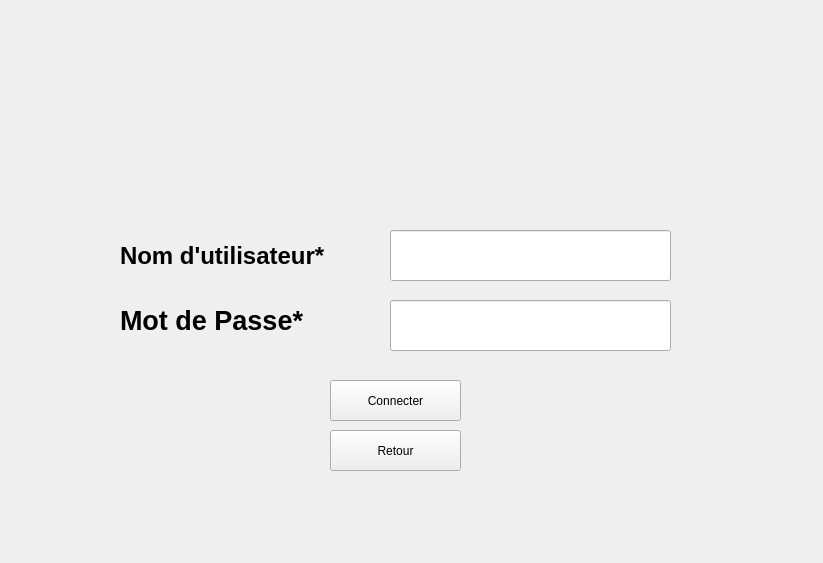
<?xml version="1.0" encoding="UTF-8"?>
<ui version="4.0">
 <class>Form</class>
 <widget class="QWidget" name="Form">
  <property name="geometry">
   <rect>
    <x>0</x>
    <y>0</y>
    <width>823</width>
    <height>563</height>
   </rect>
  </property>
  <property name="windowTitle">
   <string>Form</string>
  </property>
  <property name="styleSheet">
   <string notr="true">/*
 * The MIT License (MIT)
 *
 * Copyright (c) &lt;2013-2014&gt; &lt;Colin Duquesnoy&gt;
 * Copyright (c) &lt;2017&gt; &lt;Michell Stuttgart&gt;
 *
 * Permission is hereby granted, free of charge, to any person obtaining a copy
 * of this software and associated documentation files (the &quot;Software&quot;), to deal
 * in the Software without restriction, including without limitation the rights
 * to use, copy, modify, merge, publish, distribute, sublicense, and/or sell
 * copies of the Software, and to permit persons to whom the Software is
 * furnished to do so, subject to the following conditions:

 * The above copyright notice and this permission notice shall be included in
 * all copies or substantial portions of the Software.

 * THE SOFTWARE IS PROVIDED &quot;AS IS&quot;, WITHOUT WARRANTY OF ANY KIND, EXPRESS OR
 * IMPLIED, INCLUDING BUT NOT LIMITED TO THE WARRANTIES OF MERCHANTABILITY,
 * FITNESS FOR A PARTICULAR PURPOSE AND NONINFRINGEMENT. IN NO EVENT SHALL THE
 * AUTHORS OR COPYRIGHT HOLDERS BE LIABLE FOR ANY CLAIM, DAMAGES OR OTHER
 * LIABILITY, WHETHER IN AN ACTION OF CONTRACT, TORT OR OTHERWISE, ARISING FROM,
 * OUT OF OR IN CONNECTION WITH THE SOFTWARE OR THE USE OR OTHER DEALINGS IN
 * THE SOFTWARE.
 */
 QToolTip
 {
      border: 1px solid black;
      background-color: #D1DBCB;
      padding: 1px;
      border-radius: 3px;
      opacity: 100;
 }
 
 QWidget
 {
     color: #b1b1b1;
     background-color: #323232;
     selection-background-color:#323232;
     selection-color: black;
     background-clip: border;
     border-image: none;
     border: 0px transparent black;
     outline: 0;
 }
 
 QWidget:item:hover
 {
     background-color: #D1DBCB;
     color: black;
 }
 
 QWidget:item:selected
 {
     background-color: #D1DBCB;
     border: 0px
 }
 
 QCheckBox
 {
     spacing: 5px;
     outline: none;
     color: #eff0f1;
     margin-bottom: 2px;
 }
 
 QCheckBox:disabled
 {
     color: #76797C;
 }
 
 QCheckBox::indicator,QGroupBox::indicator
 {
     width: 18px;
     height: 18px;
 }
 
 QGroupBox::indicator
 {
     margin-left: 2px;
 }
 
 QCheckBox::indicator:unchecked
 {
     image: url(:/qss_icons/rc/checkbox_unchecked.png);
 }
 
 QCheckBox::indicator:unchecked:hover,
 QCheckBox::indicator:unchecked:focus,
 QCheckBox::indicator:unchecked:pressed,
 QGroupBox::indicator:unchecked:hover,
 QGroupBox::indicator:unchecked:focus,
 QGroupBox::indicator:unchecked:pressed
 {
   border: none;
     image: url(:/qss_icons/rc/checkbox_unchecked_focus.png);
 }
 
 QCheckBox::indicator:checked
 {
     image: url(:/qss_icons/rc/checkbox_checked.png);
 }
 
 QCheckBox::indicator:checked:hover,
 QCheckBox::indicator:checked:focus,
 QCheckBox::indicator:checked:pressed,
 QGroupBox::indicator:checked:hover,
 QGroupBox::indicator:checked:focus,
 QGroupBox::indicator:checked:pressed
 {
     border: none;
     image: url(:/qss_icons/rc/checkbox_checked_focus.png);
 }
 
 
 QCheckBox::indicator:indeterminate
 {
     image: url(:/qss_icons/rc/checkbox_indeterminate.png);
 }
 
 QCheckBox::indicator:indeterminate:focus,
 QCheckBox::indicator:indeterminate:hover,
 QCheckBox::indicator:indeterminate:pressed
 {
     image: url(:/qss_icons/rc/checkbox_indeterminate_focus.png);
 }
 
 QCheckBox::indicator:checked:disabled,
 QGroupBox::indicator:checked:disabled
 {
     image: url(:/qss_icons/rc/checkbox_checked_disabled.png);
 }
 
 QCheckBox::indicator:unchecked:disabled,
 QGroupBox::indicator:unchecked:disabled
 {
     image: url(:/qss_icons/rc/checkbox_unchecked_disabled.png);
 }
 
 QRadioButton
 {
     spacing: 5px;
     outline: none;
     color: #eff0f1;
     margin-bottom: 2px;
 }
 
 QRadioButton:disabled
 {
     color: #76797C;
 }
 QRadioButton::indicator
 {
     width: 21px;
     height: 21px;
 }
 
 QRadioButton::indicator:unchecked
 {
     image: url(:/qss_icons/rc/radio_unchecked.png);
 }
 
 
 QRadioButton::indicator:unchecked:hover,
 QRadioButton::indicator:unchecked:focus,
 QRadioButton::indicator:unchecked:pressed
 {
     border: none;
     outline: none;
     image: url(:/qss_icons/rc/radio_unchecked_focus.png);
 }
 
 QRadioButton::indicator:checked
 {
     border: none;
     outline: none;
     image: url(:/qss_icons/rc/radio_checked.png);
 }
 
 QRadioButton::indicator:checked:hover,
 QRadioButton::indicator:checked:focus,
 QRadioButton::indicator:checked:pressed
 {
     border: none;
     outline: none;
     image: url(:/qss_icons/rc/radio_checked_focus.png);
 }
 
 QRadioButton::indicator:checked:disabled
 {
     outline: none;
     image: url(:/qss_icons/rc/radio_checked_disabled.png);
 }
 
 QRadioButton::indicator:unchecked:disabled
 {
     image: url(:/qss_icons/rc/radio_unchecked_disabled.png);
 }
 
 
 QMenuBar
 {
     background-color: #323232;
     color: #D1DBCB;
 }
 
 QMenuBar::item
 {
     background-color: #323232;
     background: transparent;
     /* padding: 2px 20px 2px 20px; */
 }
 
 QMenuBar::item:selected
 {
     background: transparent;
     /* border: 1px solid #76797C; */
 }
 
 QMenuBar::item:pressed
 {
     border: 0px solid #76797C;
     background-color: #D1DBCB;
     color: #000;
     margin-bottom:-1px;
     padding-bottom:1px;
 }
 
 QMenu
 {
     background-color: #323232;
     /* border: 1px solid #76797C; */
     color: #eff0f1;
     /*margin: 2px; */
 }
 
 QMenu::icon
 {
     /*margin: 5px;*/
 }
 
 QMenu::item
 {
     padding: 2px 30px 2px 30px;
     /*margin-left: 5px;*/
     border: 1px solid transparent; /* reserve space for selection border */
 }
 
 QMenu::item:selected
 {
     color: #000000;
 }
 
 QMenu::separator {
     height: 2px;
     background: #D1DBCB;
     margin-left: 10px;
     margin-right: 5px;
 }
 
 QMenu::indicator {
     width: 18px;
     height: 18px;
 }
 
 /* non-exclusive indicator = check box style indicator
    (see QActionGroup::setExclusive) */
 QMenu::indicator:non-exclusive:unchecked {
     image: url(:/qss_icons/rc/checkbox_unchecked.png);
 }
 
 QMenu::indicator:non-exclusive:unchecked:selected {
     image: url(:/qss_icons/rc/checkbox_unchecked_disabled.png);
 }
 
 QMenu::indicator:non-exclusive:checked {
     image: url(:/qss_icons/rc/checkbox_checked.png);
 }
 
 QMenu::indicator:non-exclusive:checked:selected {
     image: url(:/qss_icons/rc/checkbox_checked_disabled.png);
 }
 
 /* exclusive indicator = radio button style indicator (see QActionGroup::setExclusive) */
 QMenu::indicator:exclusive:unchecked {
     image: url(:/qss_icons/rc/radio_unchecked.png);
 }
 
 QMenu::indicator:exclusive:unchecked:selected {
     image: url(:/qss_icons/rc/radio_unchecked_disabled.png);
 }
 
 QMenu::indicator:exclusive:checked {
     image: url(:/qss_icons/rc/radio_checked.png);
 }
 
 QMenu::indicator:exclusive:checked:selected {
     image: url(:/qss_icons/rc/radio_checked_disabled.png);
 }
 
 QMenu::right-arrow {
     margin: 5px;
     image: url(:/qss_icons/rc/right_arrow.png)
 }
 
 
 QWidget:disabled
 {
     color: #454545;
     background-color: #323232;
 }
 
 QAbstractItemView
 {
     alternate-background-color: #323232;
     color: #eff0f1;
     border: 1px solid 3A3939;
     border-radius: 2px;
 }
 
 QWidget:focus, QMenuBar:focus,QToolBar:focus,QScrollAreaViewer:focus
 {
     /* border: 2px solid #D1DBCB; */
 }
 
 QTabWidget:focus, QCheckBox:focus, QRadioButton:focus, QSlider:focus
 {
     border: none;
 }
 
 QLineEdit
 {
     background-color: #1e1e1e;
     selection-background-color: #D1DBCB;
     selection-color: black;
     padding: 5px;
     border-style: solid;
     border: 1px solid #76797C;
     border-radius: 2px;
     color: #eff0f1;
 }
 
 QGroupBox {
     border:1px solid #76797C;
     border-radius: 2px;
     margin-top: 20px;
 }
 
 QGroupBox::title {
     subcontrol-origin: margin;
     subcontrol-position: top center;
     padding-left: 10px;
     padding-right: 10px;
     padding-top: 10px;
 }
 
 QAbstractScrollArea
 {
     border-radius: 0px;
     border: 0px solid #76797C;
     background-color: transparent;
 }
 
 QScrollBar:horizontal
 {
     height: 15px;
     margin: 3px 15px 3px 15px;
     border: 1px transparent #2A2929;
     border-radius: 4px;
     background-color: #2A2929;
 }
 
 QScrollBar::handle:horizontal
 {
     background-color: #605F5F;
     min-width: 5px;
     border-radius: 4px;
 }
 
 QScrollBar::add-line:horizontal
 {
     margin: 0px 3px 0px 3px;
     border-image: url(:/qss_icons/rc/right_arrow_disabled.png);
     width: 10px;
     height: 10px;
     subcontrol-position: right;
     subcontrol-origin: margin;
 }
 
 QScrollBar::sub-line:horizontal
 {
     margin: 0px 3px 0px 3px;
     border-image: url(:/qss_icons/rc/left_arrow_disabled.png);
     height: 10px;
     width: 10px;
     subcontrol-position: left;
     subcontrol-origin: margin;
 }
 
 QScrollBar::add-line:horizontal:hover,QScrollBar::add-line:horizontal:on
 {
     border-image: url(:/qss_icons/rc/right_arrow.png);
     height: 10px;
     width: 10px;
     subcontrol-position: right;
     subcontrol-origin: margin;
 }
 
 
 QScrollBar::sub-line:horizontal:hover, QScrollBar::sub-line:horizontal:on
 {
     border-image: url(:/qss_icons/rc/left_arrow.png);
     height: 10px;
     width: 10px;
     subcontrol-position: left;
     subcontrol-origin: margin;
 }
 
 QScrollBar::up-arrow:horizontal, QScrollBar::down-arrow:horizontal
 {
     background: none;
 }
 
 
 QScrollBar::add-page:horizontal, QScrollBar::sub-page:horizontal
 {
     background: none;
 }
 
 QScrollBar:vertical
 {
     background-color: #2A2929;
     width: 15px;
     margin: 15px 3px 15px 3px;
     border: 1px transparent #2A2929;
     border-radius: 4px;
 }
 
 QScrollBar::handle:vertical
 {
     background-color: #605F5F;
     min-height: 5px;
     border-radius: 4px;
 }
 
 QScrollBar::sub-line:vertical
 {
     margin: 3px 0px 3px 0px;
     border-image: url(:/qss_icons/rc/up_arrow_disabled.png);
     height: 10px;
     width: 10px;
     subcontrol-position: top;
     subcontrol-origin: margin;
 }
 
 QScrollBar::add-line:vertical
 {
     margin: 3px 0px 3px 0px;
     border-image: url(:/qss_icons/rc/down_arrow_disabled.png);
     height: 10px;
     width: 10px;
     subcontrol-position: bottom;
     subcontrol-origin: margin;
 }
 
 QScrollBar::sub-line:vertical:hover,QScrollBar::sub-line:vertical:on
 {
 
     border-image: url(:/qss_icons/rc/up_arrow.png);
     height: 10px;
     width: 10px;
     subcontrol-position: top;
     subcontrol-origin: margin;
 }
 
 
 QScrollBar::add-line:vertical:hover, QScrollBar::add-line:vertical:on
 {
     border-image: url(:/qss_icons/rc/down_arrow.png);
     height: 10px;
     width: 10px;
     subcontrol-position: bottom;
     subcontrol-origin: margin;
 }
 
 QScrollBar::up-arrow:vertical, QScrollBar::down-arrow:vertical
 {
     background: none;
 }
 
 
 QScrollBar::add-page:vertical, QScrollBar::sub-page:vertical
 {
     background: none;
 }
 
 QTextEdit
 {
     background-color: #1e1e1e;
     color: #eff0f1;
     border: 1px solid #76797C;
 }
 
 QPlainTextEdit
 {
     background-color: #1e1e1e;;
     color: #eff0f1;
     border-radius: 2px;
     border: 1px solid #76797C;
 }
 
 QHeaderView::section
 {
     background-color: #76797C;
     color: #eff0f1;
     padding: 5px;
     border: 1px solid #76797C;
 }
 
 QSizeGrip {
     image: url(:/qss_icons/rc/sizegrip.png);
     width: 12px;
     height: 12px;
 }
 
 
 QMainWindow::separator
 {
     background-color: #323232;
     color: white;
     padding-left: 4px;
     spacing: 2px;
     border: 1px dashed #76797C;
 }
 
 QMainWindow::separator:hover
 {
 
     background-color: #787876;
     color: white;
     padding-left: 4px;
     border: 1px solid #76797C;
     spacing: 2px;
 }
 
 
 QMenu::separator
 {
     height: 1px;
     background-color: #76797C;
     color: white;
     padding-left: 4px;
     margin-left: 10px;
     margin-right: 5px;
 }
 
 QFrame
 {
     border-radius: 0px;
     /*border: 1px solid #76797C;*/
 }
 
 
 QFrame[frameShape=&quot;0&quot;]
 {
     border-radius: 0px;
     border: 0px transparent #76797C;
 }
 
 QStackedWidget
 {
     border: 1px transparent black;
 }
 
 QToolBar {
     border: 0px transparent #393838;
     background: 0px solid #323232;
     font-weight: bold;
 }
 
 QToolBar::handle:horizontal {
     image: url(:/qss_icons/rc/Hmovetoolbar.png);
 }
 QToolBar::handle:vertical {
     image: url(:/qss_icons/rc/Vmovetoolbar.png);
 }
 QToolBar::separator:horizontal {
     image: url(:/qss_icons/rc/Hsepartoolbar.png);
 }
 QToolBar::separator:vertical {
     image: url(:/qss_icons/rc/Vsepartoolbar.png);
 }
 QToolButton#qt_toolbar_ext_button {
     background: #58595a
 }
 
 QPushButton
 {
     
     color: #eff0f1;
     background-color: #323232;
     border-width: 1px;
     border-color: #76797C;
     border-style: solid;
     padding: 5px;
     border-radius: 0px;
     outline: none;
 }
 
 QPushButton:disabled
 {
     
     background-color: rgb(117, 0, 176);
     border-width: 1px;
     border-color: #454545;
     border-style: solid;
     padding-top: 5px;
     padding-bottom: 5px;
     padding-left: 10px;
     padding-right: 10px;
     border-radius: 2px;
     color: #454545;
 }
 
 QPushButton:focus {
     background-color: #D1DBCB;
     color: black;
 }
 
 QPushButton:pressed
 {
     color: black;
     background-color: #D1DBCB;
     padding-top: -15px;
     padding-bottom: -17px;
 }
 
 QComboBox
 {
     selection-background-color: #D1DBCB;
     background-color: #31363B;
     border-style: solid;
     border: 1px solid #76797C;
     border-radius: 2px;
     padding: 5px;
     min-width: 75px;
 }
 
 QPushButton:checked{
     background-color: #76797C;
     border-color: #6A6969;
 }
 
 QComboBox:hover,QPushButton:hover,QAbstractSpinBox:hover,QLineEdit:hover,QTextEdit:hover,QPlainTextEdit:hover,QAbstractView:hover,QTreeView:hover
 {
     border: 1px solid #D1DBCB;
 }
 
 QComboBox:on
 {
     padding-top: 0px;
     padding-left: 4px;
     selection-background-color: #4a4a4a;
 }
 
 QComboBox QAbstractItemView
 {
     background-color: #1e1e1e;
     border-radius: 2px;
     border: 1px solid #76797C;
     selection-background-color: #D1DBCB;
 }
 
 QComboBox::drop-down
 {
     subcontrol-origin: padding;
     subcontrol-position: top right;
     width: 15px;
 
     border-left-width: 0px;
     border-left-color: darkgray;
     border-left-style: solid;
     border-top-right-radius: 3px;
     border-bottom-right-radius: 3px;
 }
 
 QComboBox::down-arrow
 {
     image: url(:/qss_icons/rc/down_arrow_disabled.png);
 }
 
 QComboBox::down-arrow:on, QComboBox::down-arrow:hover,
 QComboBox::down-arrow:focus
 {
     image: url(:/qss_icons/rc/down_arrow.png);
 }
 
 QAbstractSpinBox {
     padding: 2px;
     margin: 2px;
     background-color: #1e1e1e;
     color: #eff0f1;
     border-radius: 0px;
     min-width: 75px;
     selection-background-color: #D1DBCB;
     selection-color: black;
 }
 
 QAbstractSpinBox:up-button
 {
     background-color: transparent;
     subcontrol-origin: border;
     subcontrol-position: center right;
 }
 
 QAbstractSpinBox:down-button
 {
     background-color: transparent;
     subcontrol-origin: border;
     subcontrol-position: center left;
 }
 
 QAbstractSpinBox::up-arrow,QAbstractSpinBox::up-arrow:disabled,QAbstractSpinBox::up-arrow:off {
     image: url(:/qss_icons/rc/up_arrow_disabled.png);
     width: 10px;
     height: 10px;
 }
 QAbstractSpinBox::up-arrow:hover
 {
     image: url(:/qss_icons/rc/up_arrow.png);
 }
 
 
 QAbstractSpinBox::down-arrow,QAbstractSpinBox::down-arrow:disabled,QAbstractSpinBox::down-arrow:off
 {
     image: url(:/qss_icons/rc/down_arrow_disabled.png);
     width: 10px;
     height: 10px;
 }
 QAbstractSpinBox::down-arrow:hover
 {
     image: url(:/qss_icons/rc/down_arrow.png);
 }
 
 
 QLabel
 {
     border: 0px solid black;
     margin-left: 2px;
     margin-right: 2px;
     color: #D1DBCB;
 }
 
 QTabWidget{
     border: 0px transparent black;
 }
 
 QTabWidget::pane {
     border: 1px solid #76797C;
     padding: 5px;
     margin: 0px;
 }
 
 QTabWidget::tab-bar {
     left: 5px; /* move to the right by 5px */
 }
 
 QTabBar
 {
     qproperty-drawBase: 0;
     border-radius: 3px;
 }
 
 QTabBar::focus
 {
     border: 0px transparent black;
     color: black;
 }
 
 QTabBar::hover
 {
     border: 0px transparent black;
     color: black;
 }
 
 QTabBar::close-button  {
     image: url(:/qss_icons/rc/close.png);
     background: transparent;
 }
 
 QTabBar::close-button:hover
 {
     image: url(:/qss_icons/rc/close-hover.png);
     background: transparent;
 }
 
 QTabBar::close-button:pressed {
     image: url(:/qss_icons/rc/close-pressed.png);
     background: transparent;
 }
 
 /* TOP TABS */
 QTabBar::tab:top {
     color: #eff0f1;
     border: 1px solid #76797C;
     border-bottom: 1px transparent black;
     background-color: #323232;
     padding: 5px;
     min-width: 50px;
     border-top-left-radius: 2px;
     border-top-right-radius: 2px;
 }
 
 QTabBar::tab:top:!selected
 {
     color: #eff0f1;
     background-color: #54575B;
     border: 1px solid #76797C;
     border-bottom: 1px transparent black;
     border-top-left-radius: 2px;
     border-top-right-radius: 2px;
 }
 
 QTabBar::tab:top:!selected:hover {
     background-color: #D1DBCB;
     color: black;
 }
 
 /* BOTTOM TABS */
 QTabBar::tab:bottom {
     color: #eff0f1;
     border: 1px solid #76797C;
     border-top: 1px transparent black;
     background-color: #323232;
     padding: 5px;
     border-bottom-left-radius: 2px;
     border-bottom-right-radius: 2px;
     min-width: 50px;
 }
 
 QTabBar::tab:bottom:!selected
 {
     color: #eff0f1;
     background-color: #54575B;
     border: 1px solid #76797C;
     border-top: 1px transparent black;
     border-bottom-left-radius: 2px;
     border-bottom-right-radius: 2px;
 }
 
 QTabBar::tab:bottom:!selected:hover {
     background-color: #D1DBCB;
     color: black;
 }
 
 /* LEFT TABS */
 QTabBar::tab:left {
     color: #eff0f1;
     border: 1px solid #76797C;
     border-left: 1px transparent black;
     background-color: #323232;
     padding: 5px;
     border-top-right-radius: 2px;
     border-bottom-right-radius: 2px;
     min-height: 50px;
 }
 
 QTabBar::tab:left:!selected
 {
     color: #eff0f1;
     background-color: #54575B;
     border: 1px solid #76797C;
     border-left: 1px transparent black;
     border-top-right-radius: 2px;
     border-bottom-right-radius: 2px;
 }
 
 QTabBar::tab:left:!selected:hover {
     background-color: #D1DBCB;
     color: black;
 }
 
 
 /* RIGHT TABS */
 QTabBar::tab:right {
     color: #eff0f1;
     border: 1px solid #76797C;
     border-right: 1px transparent black;
     background-color: #323232;
     padding: 5px;
     border-top-left-radius: 2px;
     border-bottom-left-radius: 2px;
     min-height: 50px;
 }
 
 QTabBar::tab:right:!selected
 {
     color: #eff0f1;
     background-color: #54575B;
     border: 1px solid #76797C;
     border-right: 1px transparent black;
     border-top-left-radius: 2px;
     border-bottom-left-radius: 2px;
 }
 
 QTabBar::tab:right:!selected:hover {
     background-color: #D1DBCB;
     color: black;
 }
 
 QTabBar QToolButton::right-arrow:enabled {
      image: url(:/qss_icons/rc/right_arrow.png);
  }
 
  QTabBar QToolButton::left-arrow:enabled {
      image: url(:/qss_icons/rc/left_arrow.png);
  }
 
 QTabBar QToolButton::right-arrow:disabled {
      image: url(:/qss_icons/rc/right_arrow_disabled.png);
  }
 
  QTabBar QToolButton::left-arrow:disabled {
      image: url(:/qss_icons/rc/left_arrow_disabled.png);
  }
 
 
 QDockWidget {
     background: #323232;
     border: 1px solid #403F3F;
     titlebar-close-icon: url(:/qss_icons/rc/close.png);
     titlebar-normal-icon: url(:/qss_icons/rc/undock.png);
 }
 
 QDockWidget::close-button, QDockWidget::float-button {
     border: 1px solid transparent;
     border-radius: 2px;
     background: transparent;
 }
 
 QDockWidget::close-button:hover, QDockWidget::float-button:hover {
     background: rgba(255, 255, 255, 10);
 }
 
 QDockWidget::close-button:pressed, QDockWidget::float-button:pressed {
     padding: 1px -1px -1px 1px;
     background: rgba(255, 255, 255, 10);
 }
 
 QTreeView, QListView
 {
     border: 1px solid #76797C;
     background-color: #1e1e1e;
 }
 
 QTreeView:branch:selected, QTreeView:branch:hover
 {
     background: url(:/qss_icons/rc/transparent.png);
 }
 
 QTreeView::branch:has-siblings:!adjoins-item {
     border-image: url(:/qss_icons/rc/transparent.png);
 }
 
 QTreeView::branch:has-siblings:adjoins-item {
     border-image: url(:/qss_icons/rc/transparent.png);
 }
 
 QTreeView::branch:!has-children:!has-siblings:adjoins-item {
     border-image: url(:/qss_icons/rc/transparent.png);
 }
 
 QTreeView::branch:has-children:!has-siblings:closed,
 QTreeView::branch:closed:has-children:has-siblings {
     image: url(:/qss_icons/rc/branch_closed.png);
 }
 
 QTreeView::branch:open:has-children:!has-siblings,
 QTreeView::branch:open:has-children:has-siblings  {
     image: url(:/qss_icons/rc/branch_open.png);
 }
 
 QTreeView::branch:has-children:!has-siblings:closed:hover,
 QTreeView::branch:closed:has-children:has-siblings:hover {
     image: url(:/qss_icons/rc/branch_closed-on.png);
     }
 
 QTreeView::branch:open:has-children:!has-siblings:hover,
 QTreeView::branch:open:has-children:has-siblings:hover  {
     image: url(:/qss_icons/rc/branch_open-on.png);
     }
 
 QListView::item:!selected:hover, QTreeView::item:!selected:hover  {
     background: #848383;
     outline: 0;
     color: #eff0f1;
 }
 
 QListView::item:selected:hover, QTreeView::item:selected:hover  {
     background: #D1DBCB;
 }
 
 QSlider::groove:horizontal {
     border: 1px solid #565a5e;
     height: 4px;
     background: #565a5e;
     margin: 0px;
     border-radius: 2px;
 }
 
 QSlider::handle:horizontal {
     background: #D1DBCB;
     border: 1px solid #999999;
     width: 10px;
     height: 10px;
     margin: -5px 0;
 }
 
 QSlider::add-page:qlineargradient {
     background: #595858;
     border-top-right-radius: 5px;
     border-bottom-right-radius: 5px;
     border-top-left-radius: 0px;
     border-bottom-left-radius: 0px;
 }
 
 QSlider::sub-page::qlineargradient:horizontal {
     background:  #D1DBCB;
     border-top-right-radius: 0px;
     border-bottom-right-radius: 0px;
     border-top-left-radius: 5px;
     border-bottom-left-radius: 5px;
 }
 
 QSlider::groove:vertical {
     border: 1px solid #565a5e;
     width: 4px;
     background: #565a5e;
     margin: 0px;
     border-radius: 3px;
 }
 
 QSlider::handle:vertical {
     background: #D1DBCB;
     border: 1px solid #999999;
     width: 10px;
     height: 10px;
     margin: 0 -5px;
 }
 
 QToolButton {
     color: #D1DBCB;
     background-color: transparent;
     border: 0px transparent #76797C;
     border-radius: 0px;
     padding: 1px;
     margin-right: 5px;
 }
 
 QToolButton[popupMode=&quot;1&quot;] { /* only for MenuButtonPopup */
  padding-right: 20px; /* make way for the popup button */
  border: 1px #76797C;
  border-radius: 0px;
 }
 
 QToolButton[popupMode=&quot;2&quot;] { /* only for InstantPopup */
  padding-right: 10px; /* make way for the popup button */
  border: 0px #76797C;
 }
 
 
 QToolButton:hover, QToolButton::menu-button:hover {
     background-color: transparent;
     border: 1px solid #D1DBCB;
     padding: 2px;
 }
 
 QToolButton:checked, QToolButton:pressed,
         QToolButton::menu-button:pressed {
     color: black;
     background-color: #D1DBCB;
     border: 0px solid #D1DBCB;
     padding: 2px;
 }
 
 /* the subcontrol below is used only in the InstantPopup or DelayedPopup mode */
 QToolButton::menu-indicator {
     image: url(:/qss_icons/rc/down_arrow.png);
     top: -7px; left: -2px; /* shift it a bit */
 }
 
 /* the subcontrols below are used only in the MenuButtonPopup mode */
 QToolButton::menu-button {
     border: 1px transparent #76797C;
     border-top-right-radius: 6px;
     border-bottom-right-radius: 6px;
     /* 16px width + 4px for border = 20px allocated above */
     width: 16px;
     outline: none;
 }
 
 QToolButton::menu-arrow {
     image: url(:/qss_icons/rc/down_arrow.png);
 }
 
 QToolButton::menu-arrow:open {
     border: 1px solid #76797C;
 }
 
 QPushButton::menu-indicator  {
     subcontrol-origin: padding;
     subcontrol-position: bottom right;
     left: 8px;
 }
 
 QTableView
 {
     border: 1px solid #76797C;
     gridline-color: #323232;
     background-color: #1e1e1e;
 }
 
 
 QTableView, QHeaderView
 {
     border-radius: 0px;
 }
 
 QTableView::item:pressed, QListView::item:pressed, QTreeView::item:pressed  {
     background: #D1DBCB;
     color: black;
 }
 
 QTableView::item:selected:active, QTreeView::item:selected:active, QListView::item:selected:active  {
     background: #D1DBCB;
     color: black;
 }
 
 QHeaderView
 {
     background-color: #323232;
     border: 1px transparent;
     border-radius: 0px;
     margin: 0px;
     padding: 0px;
 
 }
 
 QHeaderView::section  {
     background-color: #323232;
     color: #eff0f1;
     padding: 5px;
     border: 1px solid #76797C;
     border-radius: 0px;
     text-align: center;
 }
 
 QHeaderView::section::vertical::first, QHeaderView::section::vertical::only-one
 {
     border-top: 1px solid #76797C;
 }
 
 QHeaderView::section::vertical
 {
     border-top: transparent;
 }
 
 QHeaderView::section::horizontal::first, QHeaderView::section::horizontal::only-one
 {
     border-left: 1px solid #76797C;
 }
 
 QHeaderView::section::horizontal
 {
     border-left: transparent;
 }
 
 
 QHeaderView::section:checked
  {
     color: white;
     background-color: #848383;
  }
 
  /* style the sort indicator */
 QHeaderView::down-arrow {
     image: url(:/qss_icons/rc/down_arrow.png);
 }
 
 QHeaderView::up-arrow {
     image: url(:/qss_icons/rc/up_arrow.png);
 }
 
 
 QTableCornerButton::section {
     background-color: #323232;
     border: 1px transparent #76797C;
     border-radius: 0px;
 }
 
 QToolBox  {
     padding: 5px;
     border: 1px transparent black;
 }
 
 QToolBox::tab {
     color: #eff0f1;
     background-color: #323232;
     border: 1px solid #76797C;
     border-bottom: 1px transparent #323232;
     border-top-left-radius: 5px;
     border-top-right-radius: 5px;
 }
 
 QToolBox::tab:selected { /* italicize selected tabs */
     font: italic;
     background-color: #323232;
     border-color: #D1DBCB;
  }
 
 QStatusBar::item {
     border: 0px transparent dark;
     margin: 0px;
     border: 0px;
  }
 
 
 QFrame[height=&quot;3&quot;], QFrame[width=&quot;3&quot;] {
     background-color: #76797C;
 }
 
 
 QSplitter::handle {
     border: 1px dashed #76797C;
 }
 
 QSplitter::handle:hover {
     background-color: #787876;
     border: 1px solid #76797C;
 }
 
 QSplitter::handle:horizontal {
     width: 1px;
 }
 
 QSplitter::handle:vertical {
     height: 1px;
 }
 
 QProgressBar {
     border: 1px solid #76797C;
     border-radius: 5px;
     text-align: center;
 }
 
 QProgressBar::chunk {
     background-color: #D1DBCB;
 }
 
 QDateEdit
 {
     selection-background-color: #D1DBCB;
     border-style: solid;
     border: 1px solid #CEE343;
     border-radius: 2px;
     padding: 1px;
     min-width: 75px;
 }
 
 QDateEdit:on
 {
     padding-top: 3px;
     padding-left: 4px;
     selection-background-color: #4a4a4a;
 }
 
 QDateEdit QAbstractItemView
 {
     background-color: #1e1e1e;
     border-radius: 2px;
     border: 1px solid #3375A3;
     selection-background-color: #D1DBCB;
 }
 
 QDateEdit::drop-down
 {
     subcontrol-origin: padding;
     subcontrol-position: top right;
     width: 15px;
     border-left-width: 0px;
     border-left-color: darkgray;
     border-left-style: solid;
     border-top-right-radius: 3px;
     border-bottom-right-radius: 3px;
 }
 
 QDateEdit::down-arrow
 {
     image: url(:/qss_icons/rc/down_arrow_disabled.png);
 }
 
 QDateEdit::down-arrow:on, QDateEdit::down-arrow:hover,
 QDateEdit::down-arrow:focus
 {
     image: url(:/qss_icons/rc/down_arrow.png);
 }
 
 </string>
  </property>
  <widget class="QLineEdit" name="lineEdit_username">
   <property name="geometry">
    <rect>
     <x>390</x>
     <y>230</y>
     <width>281</width>
     <height>51</height>
    </rect>
   </property>
   <property name="clearButtonEnabled">
    <bool>true</bool>
   </property>
  </widget>
  <widget class="QLabel" name="label">
   <property name="geometry">
    <rect>
     <x>120</x>
     <y>230</y>
     <width>261</width>
     <height>51</height>
    </rect>
   </property>
   <property name="font">
    <font>
     <pointsize>18</pointsize>
     <weight>75</weight>
     <bold>true</bold>
    </font>
   </property>
   <property name="text">
    <string>Nom d'utilisateur*</string>
   </property>
  </widget>
  <widget class="QLineEdit" name="lineEdit_password">
   <property name="geometry">
    <rect>
     <x>390</x>
     <y>300</y>
     <width>281</width>
     <height>51</height>
    </rect>
   </property>
   <property name="inputMask">
    <string/>
   </property>
   <property name="maxLength">
    <number>32767</number>
   </property>
   <property name="echoMode">
    <enum>QLineEdit::Password</enum>
   </property>
   <property name="readOnly">
    <bool>false</bool>
   </property>
   <property name="clearButtonEnabled">
    <bool>true</bool>
   </property>
  </widget>
  <widget class="QLabel" name="label_2">
   <property name="geometry">
    <rect>
     <x>120</x>
     <y>300</y>
     <width>261</width>
     <height>41</height>
    </rect>
   </property>
   <property name="font">
    <font>
     <pointsize>20</pointsize>
     <weight>75</weight>
     <bold>true</bold>
    </font>
   </property>
   <property name="text">
    <string>Mot de Passe*</string>
   </property>
  </widget>
  <widget class="QPushButton" name="button_connecter">
   <property name="geometry">
    <rect>
     <x>330</x>
     <y>380</y>
     <width>131</width>
     <height>41</height>
    </rect>
   </property>
   <property name="toolTip">
    <string>Click to login</string>
   </property>
   <property name="text">
    <string>Connecter</string>
   </property>
   <property name="shortcut">
    <string>Return</string>
   </property>
  </widget>
  <widget class="QPushButton" name="button_retour">
   <property name="geometry">
    <rect>
     <x>330</x>
     <y>430</y>
     <width>131</width>
     <height>41</height>
    </rect>
   </property>
   <property name="toolTip">
    <string>Click to login</string>
   </property>
   <property name="text">
    <string>Retour</string>
   </property>
   <property name="shortcut">
    <string>Esc</string>
   </property>
  </widget>
  <widget class="QLabel" name="label_3">
   <property name="geometry">
    <rect>
     <x>290</x>
     <y>70</y>
     <width>221</width>
     <height>141</height>
    </rect>
   </property>
   <property name="text">
    <string/>
   </property>
   <property name="pixmap">
    <pixmap>../images/logo.png</pixmap>
   </property>
   <property name="scaledContents">
    <bool>true</bool>
   </property>
  </widget>
 </widget>
 <resources/>
 <connections/>
</ui>
